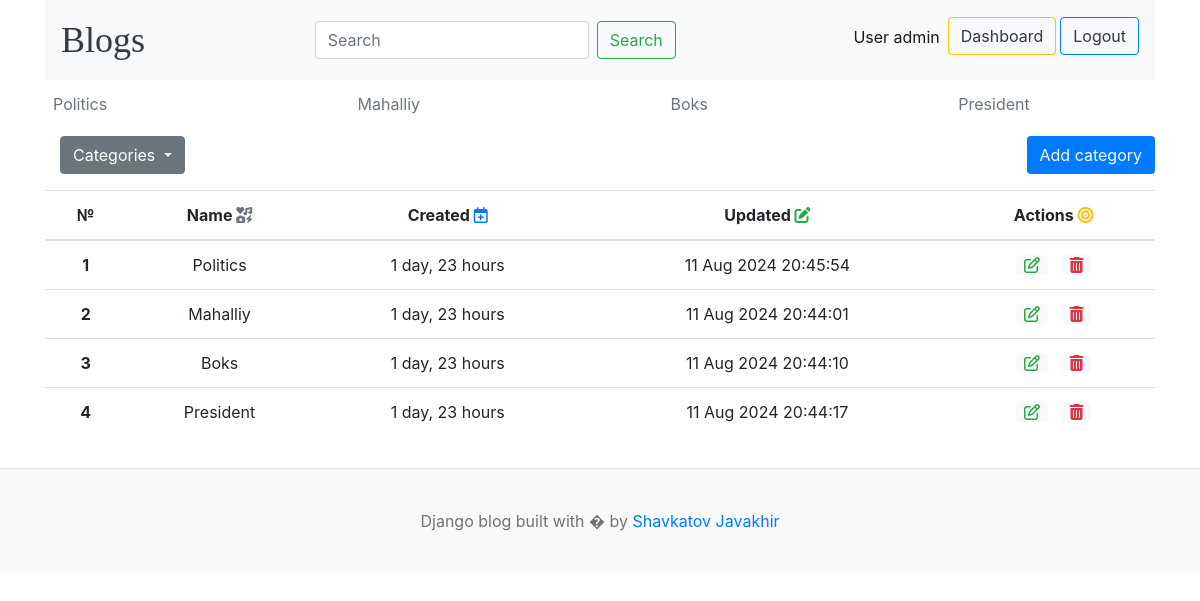
Screenshot of /dashboard/categories/ (signed in) with the database file from the repository.
### blogs/models.py (models this page shows, shortened)
class Category(models.Model):
    name = models.CharField(max_length=255)
    created_at = models.DateTimeField(auto_now_add=True)
    updated_at = models.DateTimeField(auto_now=True)
    class Meta:
        verbose_name_plural = 'Categories'
        verbose_name = 'Category'

### dashboardapp/views.py (the view)
# urls.py: path("categories/", categories, name="categories"),
@login_required(login_url='login')
def categories(request):
    return render(request, "categories.html")

### blogs/context_processor.py (called while the page is built)
def header(req):
    category = Category.objects.all()
    context = {
        'categories': category
    }
    return context

def get_about(request):
    about = About.objects.all()
    links = Social_links.objects.all()
    telegram = links.get(name='Telegram')
    context = {
        'about': about,
        'links': links,
        'telegram': telegram
        }
    return context

### dashboardapp/templates/categories.html (shortened to what this page needs)
{% extends 'header.html' %} {% load static %} {% block content %}
<div class="row">
<div class="col-3">
  {% include 'left_side.html' %}
</div>
<div class="col-9 text-right">
  <a href="{% url 'add_category' %}" class="btn bg-primary text-light">Add category</a>
</div>
</div>
<div class="row my-3">
  <div class="col-12" style="overflow-x: auto;">
    <table
      class="table table-hover">
      <tr class="text-center">
        <th scope="col">№</th>
        <th scope="col">Name <i class="text-secondary fa-solid fa-icons"></i></th>
        <th scope="col">Created <i class="fa-regular fa-calendar-plus text-primary"></i></th>
        <th scope="col">Updated <i class="fa-solid fa-pen-to-square text-success"></i></th>
        <th scope="col">Actions <i class="text-warning fa-solid fa-bullseye"></i></th>
      </tr>
      <tbody>
        {% for cat in categories %}
        <tr class="text-center">
          <th scope="row">{{forloop.counter}}</th>
          <td>{{cat.name}}</td>
          <td>{{cat.created_at|timesince}}</td>
          <td>{{cat.updated_at|date:'d M Y H:i:s'}}</td>
          <td>
            <a href="{% url 'edit_category' cat.id %}" class="text-success px-2 bg-light" style="border-radius: 5px;"
              ><i class="fa-regular fa-pen-to-square"></i></a
            >&nbsp;&nbsp;
            <a href="{% url 'delete_category' cat.id %}" class="text-danger px-2 bg-light" style="border-radius: 5px;"
              ><i class="fa-solid fa-trash-can"></i
            ></a>
          </td>
        </tr>
        {% endfor %}
      </tbody>
    </table>
  </div>
</div>
{% endblock %}

### templates/header.html (shortened to what this page needs)
{% load static %}
<!DOCTYPE html>
<html lang="en">
<head>
    <link href="https://getbootstrap.com/docs/4.0/dist/css/bootstrap.min.css" rel="stylesheet">
    <link href="{% static 'css/blog.css' %}" rel="stylesheet">
  </head>
<body>
<div class="container">
<nav class="navbar navbar-expand-lg navbar-light bg-light">
  <a class="navbar-brand mr-auto blog-header-logo text-dark" href="{% url 'blogs' %}">Blogs</a>
  <div class="collapse navbar-collapse" id="navbarSupportedContent">
    <form class="form-inline my-2 my-lg-0 ml-auto" action="{% url 'search' %}" method="get">
      {% if user.is_authenticated %}
      <input class="form-control fl mr-sm-2" type="search" name="keyword" value="{{keyword}}" placeholder="Search" aria-label="Search">
      <button class="btn btn-outline-success fl my-2 my-sm-0" type="submit" style="max-width: 100%;">Search</button>
      {% endif %}
    </form>
    <ul class="navbar-nav ml-auto">
    {% if user.is_authenticated %}
      <li class="nav-item active text-right">
        <a class="nav-link" href="#">User {{user}} <span class="sr-only">(current)</span></a>
      </li>
      <li class="nav-item mr-1 mb-2 text-right">
        <a href="{% url 'dashboard' %}" class="btn fl btn-outline-warning text-dark">Dashboard</a>
      </li>
      <li class="nav-item text-right">
        <a href="{% url 'logout' %}" class="btn fl btn-outline-primary text-dark">Logout</a>
      </li>
      {% endif %}
    </ul>
  </div>
</nav>
      <div class="nav-scroller py-1 mb-2">
        <nav class="nav d-flex justify-content-between">
          {% if user.is_authenticated %}
          {% for category in categories %}
          <a class="p-2 text-muted" href="{% url 'posts_by_category' category.id %}">{{category.name}}</a>
          {% endfor %}
          {% endif %}
        </nav>
      </div>
    {% block content %}
    {% endblock %}
    </div>
<footer class="blog-footer">
  <p>Django blog built with � by <a href="{{telegram.link}}" target="_blank">Shavkatov Javakhir</a></p>
</footer>
</body>
</html>

### blog/static/css/blog.css (style rules this page uses)
.blog-header-logo { font-family: "Playfair Display", Georgia, "Times New Roman", serif; font-size: 2.25rem; }
.blog-footer { padding: 2.5rem 0; color: #727272; text-align: center; background-color: #f9f9f9; border-top: .05rem solid #e5e5e5; }
.blog-footer p:last-child { margin-bottom: 0; }

### rows the page displays
Category: name "Politics", created_at "1 day, 23 hours", updated_at "11 Aug 2024 20:45:54"
Category: name "Mahalliy", created_at "1 day, 23 hours", updated_at "11 Aug 2024 20:44:01"
Category: name "Boks", created_at "1 day, 23 hours", updated_at "11 Aug 2024 20:44:10"
Category: name "President", created_at "1 day, 23 hours", updated_at "11 Aug 2024 20:44:17"

### other values shown
{{ user }} "admin"
